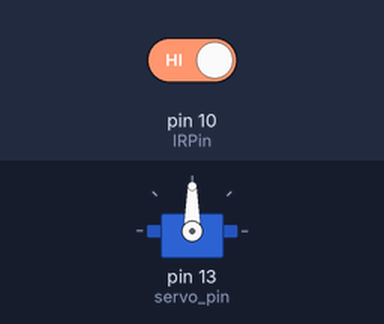
Bench run of a sketch on a simulated Arduino Uno, built with avr-gcc and run on an emulated ATmega328P. Parts: servo. The test bench sets the inputs (shaded band); at power-on: pin 10 (IRPin) HIGH.

Above: at 1.2 s.
1.3 s: pin 10 (IRPin) driven LOW
At 1.7 s:
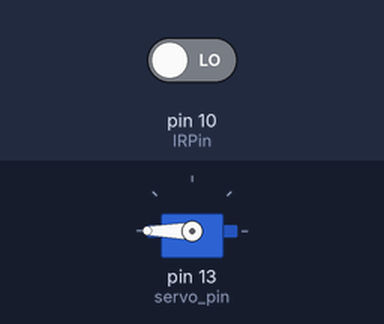
2.8 s: pin 10 (IRPin) driven HIGH
At 4.0 s:
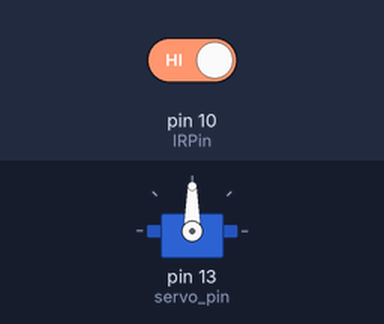
Timing chart, 0 to 5.8 s (numbered marks = the images above; inputs shaded):
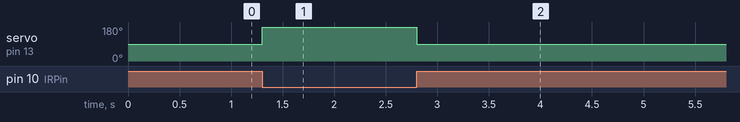

The sketch:

6-2_IR_SERVO.ino
```cpp
#include <Servo.h>
Servo servo;
int servo_pin = 13;
int IRPin = 10;

void setup() {
  servo.attach(servo_pin);
  pinMode(IRPin, INPUT);
  servo.write(178);
}
void loop() {
  if (digitalRead(IRPin) == LOW) {
    servo.write(180);
  }
  else {
    servo.write(90);
  }
}
```

Measured:
- after the input at 1.3 s, servo on pin 13 (servo_pin): 90° → 180° at once
- after the input at 2.8 s, servo on pin 13 (servo_pin): 180° → 90° at once
